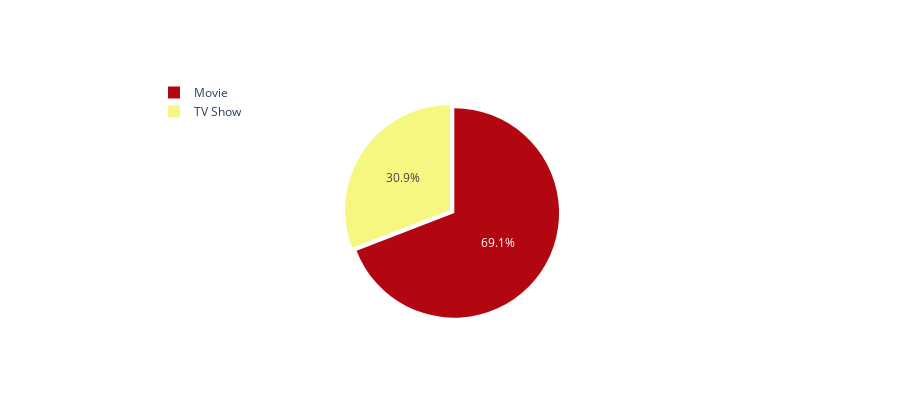

The notebook cell saved with this chart:
### Code cell
trace = go.Pie(labels=grouped[col], values=grouped['count'], pull=[0.05, 0], marker=dict(colors=["#b20710", "#f5f780"]))
layout = go.Layout(title='', height=400, legend=dict(x=0.1, y=1.1))
fig = go.Figure(data=[trace], layout=layout)
iplot(fig)

### Figure 1 — Plotly figure (JSON) as saved in the notebook; plotly's stock layout.template omitted (floating-point values rounded to 4 significant figures)
{"data": [{"labels": ["Movie", "TV Show"], "marker": {"colors": ["#b20710", "#f5f780"]}, "pull": [0.05, 0], "type": "pie", "values": [5372, 2398]}], "layout": {"height": 400, "legend": {"x": 0.1, "y": 1.1}, "title": {"text": ""}}}
